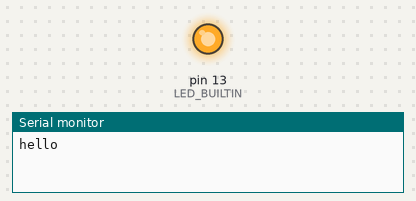
Bench run of a sketch on a simulated Arduino Uno, built with avr-gcc and run on an emulated ATmega328P. Shown: output pins drawn as LEDs (lit = HIGH), the last lines printed to the serial monitor.

Above: at 0.5 s.
At 2.9 s:
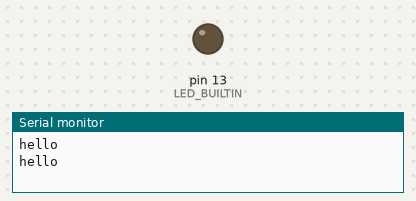
Timing chart, 0 to 3.5 s (numbered marks = the images above):
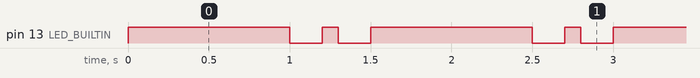

The sketch:

MyFirstSketch.ino
```cpp
void setup() {
    Serial.begin(115200);
    pinMode(LED_BUILTIN, OUTPUT);
}

void loop() {
    Serial.println("hello");
    digitalWrite(LED_BUILTIN, HIGH);
    delay(1000);
    digitalWrite(LED_BUILTIN, LOW);
    delay(200);
    digitalWrite(LED_BUILTIN, HIGH);
    delay(100);
    digitalWrite(LED_BUILTIN, LOW);
    delay(200);
}
```

Measured:
- by itself, pin 13 (LED_BUILTIN): repeats every 1.5 s: LOW 0.20 s, HIGH 0.10 s, LOW 0.20 s, HIGH 1.0 s
- by itself, everything shown: repeats every 1.5 s, in 4 steps
